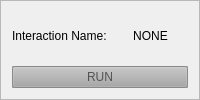
            <widget class="QFrame" name="frame_58">
             <property name="frameShape">
              <enum>QFrame::StyledPanel</enum>
             </property>
             <property name="frameShadow">
              <enum>QFrame::Raised</enum>
             </property>
             <layout class="QGridLayout" name="gridLayout_53">
              <item row="0" column="0">
               <widget class="QLabel" name="label_209">
                <property name="text">
                 <string>Interaction Name:</string>
                </property>
               </widget>
              </item>
              <item row="0" column="1">
               <widget class="QLabel" name="run_int_name_label">
                <property name="text">
                 <string>NONE</string>
                </property>
                <property name="alignment">
                 <set>Qt::AlignCenter</set>
                </property>
               </widget>
              </item>
              <item row="1" column="0" colspan="2">
               <widget class="QPushButton" name="pushButton_run_activity">
                <property name="enabled">
                 <bool>false</bool>
                </property>
                <property name="palette">
                 <palette>
                  <active>
                   <colorrole role="WindowText">
                    <brush brushstyle="SolidPattern">
                     <color alpha="255">
                      <red>0</red>
                      <green>0</green>
                      <blue>0</blue>
                     </color>
                    </brush>
                   </colorrole>
                   <colorrole role="Button">
                    <brush brushstyle="SolidPattern">
                     <color alpha="255">
                      <red>167</red>
                      <green>167</green>
                      <blue>167</blue>
                     </color>
                    </brush>
                   </colorrole>
                   <colorrole role="Light">
                    <brush brushstyle="SolidPattern">
                     <color alpha="255">
                      <red>251</red>
                      <green>251</green>
                      <blue>251</blue>
                     </color>
                    </brush>
                   </colorrole>
                   <colorrole role="Midlight">
                    <brush brushstyle="SolidPattern">
                     <color alpha="255">
                      <red>209</red>
                      <green>209</green>
                      <blue>209</blue>
                     </color>
                    </brush>
                   </colorrole>
                   <colorrole role="Dark">
                    <brush brushstyle="SolidPattern">
                     <color alpha="255">
                      <red>83</red>
                      <green>83</green>
                      <blue>83</blue>
                     </color>
                    </brush>
                   </colorrole>
                   <colorrole role="Mid">
                    <brush brushstyle="SolidPattern">
                     <color alpha="255">
                      <red>111</red>
                      <green>111</green>
                      <blue>111</blue>
                     </color>
                    </brush>
                   </colorrole>
                   <colorrole role="Text">
                    <brush brushstyle="SolidPattern">
                     <color alpha="255">
                      <red>0</red>
                      <green>0</green>
                      <blue>0</blue>
                     </color>
                    </brush>
                   </colorrole>
                   <colorrole role="BrightText">
                    <brush brushstyle="SolidPattern">
                     <color alpha="255">
                      <red>255</red>
                      <green>255</green>
                      <blue>255</blue>
                     </color>
                    </brush>
                   </colorrole>
                   <colorrole role="ButtonText">
                    <brush brushstyle="SolidPattern">
                     <color alpha="255">
                      <red>0</red>
                      <green>0</green>
                      <blue>0</blue>
                     </color>
                    </brush>
                   </colorrole>
                   <colorrole role="Base">
                    <brush brushstyle="SolidPattern">
                     <color alpha="255">
                      <red>255</red>
                      <green>255</green>
                      <blue>255</blue>
                     </color>
                    </brush>
                   </colorrole>
                   <colorrole role="Window">
                    <brush brushstyle="SolidPattern">
                     <color alpha="255">
                      <red>167</red>
                      <green>167</green>
                      <blue>167</blue>
                     </color>
                    </brush>
                   </colorrole>
                   <colorrole role="Shadow">
                    <brush brushstyle="SolidPattern">
                     <color alpha="255">
                      <red>0</red>
                      <green>0</green>
                      <blue>0</blue>
                     </color>
                    </brush>
                   </colorrole>
                   <colorrole role="AlternateBase">
                    <brush brushstyle="SolidPattern">
                     <color alpha="255">
                      <red>211</red>
                      <green>211</green>
                      <blue>211</blue>
                     </color>
                    </brush>
                   </colorrole>
                   <colorrole role="ToolTipBase">
                    <brush brushstyle="SolidPattern">
                     <color alpha="255">
                      <red>255</red>
                      <green>255</green>
                      <blue>220</blue>
                     </color>
                    </brush>
                   </colorrole>
                   <colorrole role="ToolTipText">
                    <brush brushstyle="SolidPattern">
                     <color alpha="255">
                      <red>0</red>
                      <green>0</green>
                      <blue>0</blue>
                     </color>
                    </brush>
                   </colorrole>
                  </active>
                  <inactive>
                   <colorrole role="WindowText">
                    <brush brushstyle="SolidPattern">
                     <color alpha="255">
                      <red>0</red>
                      <green>0</green>
                      <blue>0</blue>
                     </color>
                    </brush>
                   </colorrole>
                   <colorrole role="Button">
                    <brush brushstyle="SolidPattern">
                     <color alpha="255">
                      <red>167</red>
                      <green>167</green>
                      <blue>167</blue>
                     </color>
                    </brush>
                   </colorrole>
                   <colorrole role="Light">
                    <brush brushstyle="SolidPattern">
                     <color alpha="255">
                      <red>251</red>
                      <green>251</green>
                      <blue>251</blue>
                     </color>
                    </brush>
                   </colorrole>
                   <colorrole role="Midlight">
                    <brush brushstyle="SolidPattern">
                     <color alpha="255">
                      <red>209</red>
                      <green>209</green>
                      <blue>209</blue>
                     </color>
                    </brush>
                   </colorrole>
                   <colorrole role="Dark">
                    <brush brushstyle="SolidPattern">
                     <color alpha="255">
                      <red>83</red>
                      <green>83</green>
                      <blue>83</blue>
                     </color>
                    </brush>
                   </colorrole>
                   <colorrole role="Mid">
                    <brush brushstyle="SolidPattern">
                     <color alpha="255">
                      <red>111</red>
                      <green>111</green>
                      <blue>111</blue>
                     </color>
                    </brush>
                   </colorrole>
                   <colorrole role="Text">
                    <brush brushstyle="SolidPattern">
                     <color alpha="255">
                      <red>0</red>
                      <green>0</green>
                      <blue>0</blue>
                     </color>
                    </brush>
                   </colorrole>
                   <colorrole role="BrightText">
                    <brush brushstyle="SolidPattern">
                     <color alpha="255">
                      <red>255</red>
                      <green>255</green>
                      <blue>255</blue>
                     </color>
                    </brush>
                   </colorrole>
                   <colorrole role="ButtonText">
                    <brush brushstyle="SolidPattern">
                     <color alpha="255">
                      <red>0</red>
                      <green>0</green>
                      <blue>0</blue>
                     </color>
                    </brush>
                   </colorrole>
                   <colorrole role="Base">
                    <brush brushstyle="SolidPattern">
                     <color alpha="255">
                      <red>255</red>
                      <green>255</green>
                      <blue>255</blue>
                     </color>
                    </brush>
                   </colorrole>
                   <colorrole role="Window">
                    <brush brushstyle="SolidPattern">
                     <color alpha="255">
                      <red>167</red>
                      <green>167</green>
                      <blue>167</blue>
                     </color>
                    </brush>
                   </colorrole>
                   <colorrole role="Shadow">
                    <brush brushstyle="SolidPattern">
                     <color alpha="255">
                      <red>0</red>
                      <green>0</green>
                      <blue>0</blue>
                     </color>
                    </brush>
                   </colorrole>
                   <colorrole role="AlternateBase">
                    <brush brushstyle="SolidPattern">
                     <color alpha="255">
                      <red>211</red>
                      <green>211</green>
                      <blue>211</blue>
                     </color>
                    </brush>
                   </colorrole>
                   <colorrole role="ToolTipBase">
                    <brush brushstyle="SolidPattern">
                     <color alpha="255">
                      <red>255</red>
                      <green>255</green>
                      <blue>220</blue>
                     </color>
                    </brush>
                   </colorrole>
                   <colorrole role="ToolTipText">
                    <brush brushstyle="SolidPattern">
                     <color alpha="255">
                      <red>0</red>
                      <green>0</green>
                      <blue>0</blue>
                     </color>
                    </brush>
                   </colorrole>
                  </inactive>
                  <disabled>
                   <colorrole role="WindowText">
                    <brush brushstyle="SolidPattern">
                     <color alpha="255">
                      <red>83</red>
                      <green>83</green>
                      <blue>83</blue>
                     </color>
                    </brush>
                   </colorrole>
                   <colorrole role="Button">
                    <brush brushstyle="SolidPattern">
                     <color alpha="255">
                      <red>167</red>
                      <green>167</green>
                      <blue>167</blue>
                     </color>
                    </brush>
                   </colorrole>
                   <colorrole role="Light">
                    <brush brushstyle="SolidPattern">
                     <color alpha="255">
                      <red>251</red>
                      <green>251</green>
                      <blue>251</blue>
                     </color>
                    </brush>
                   </colorrole>
                   <colorrole role="Midlight">
                    <brush brushstyle="SolidPattern">
                     <color alpha="255">
                      <red>209</red>
                      <green>209</green>
                      <blue>209</blue>
                     </color>
                    </brush>
                   </colorrole>
                   <colorrole role="Dark">
                    <brush brushstyle="SolidPattern">
                     <color alpha="255">
                      <red>83</red>
                      <green>83</green>
                      <blue>83</blue>
                     </color>
                    </brush>
                   </colorrole>
                   <colorrole role="Mid">
                    <brush brushstyle="SolidPattern">
                     <color alpha="255">
                      <red>111</red>
                      <green>111</green>
                      <blue>111</blue>
                     </color>
                    </brush>
                   </colorrole>
                   <colorrole role="Text">
                    <brush brushstyle="SolidPattern">
                     <color alpha="255">
                      <red>83</red>
                      <green>83</green>
                      <blue>83</blue>
                     </color>
                    </brush>
                   </colorrole>
                   <colorrole role="BrightText">
                    <brush brushstyle="SolidPattern">
                     <color alpha="255">
                      <red>255</red>
                      <green>255</green>
                      <blue>255</blue>
                     </color>
                    </brush>
                   </colorrole>
                   <colorrole role="ButtonText">
                    <brush brushstyle="SolidPattern">
                     <color alpha="255">
                      <red>83</red>
                      <green>83</green>
                      <blue>83</blue>
                     </color>
                    </brush>
                   </colorrole>
                   <colorrole role="Base">
                    <brush brushstyle="SolidPattern">
                     <color alpha="255">
                      <red>167</red>
                      <green>167</green>
                      <blue>167</blue>
                     </color>
                    </brush>
                   </colorrole>
                   <colorrole role="Window">
                    <brush brushstyle="SolidPattern">
                     <color alpha="255">
                      <red>167</red>
                      <green>167</green>
                      <blue>167</blue>
                     </color>
                    </brush>
                   </colorrole>
                   <colorrole role="Shadow">
                    <brush brushstyle="SolidPattern">
                     <color alpha="255">
                      <red>0</red>
                      <green>0</green>
                      <blue>0</blue>
                     </color>
                    </brush>
                   </colorrole>
                   <colorrole role="AlternateBase">
                    <brush brushstyle="SolidPattern">
                     <color alpha="255">
                      <red>167</red>
                      <green>167</green>
                      <blue>167</blue>
                     </color>
                    </brush>
                   </colorrole>
                   <colorrole role="ToolTipBase">
                    <brush brushstyle="SolidPattern">
                     <color alpha="255">
                      <red>255</red>
                      <green>255</green>
                      <blue>220</blue>
                     </color>
                    </brush>
                   </colorrole>
                   <colorrole role="ToolTipText">
                    <brush brushstyle="SolidPattern">
                     <color alpha="255">
                      <red>0</red>
                      <green>0</green>
                      <blue>0</blue>
                     </color>
                    </brush>
                   </colorrole>
                  </disabled>
                 </palette>
                </property>
                <property name="font">
                 <font>
                  <kerning>false</kerning>
                 </font>
                </property>
                <property name="autoFillBackground">
                 <bool>true</bool>
                </property>
                <property name="text">
                 <string>RUN</string>
                </property>
                <property name="shortcut">
                 <string>Ctrl+R</string>
                </property>
                <property name="default">
                 <bool>false</bool>
                </property>
                <property name="flat">
                 <bool>false</bool>
                </property>
               </widget>
              </item>
             </layout>
            </widget>
